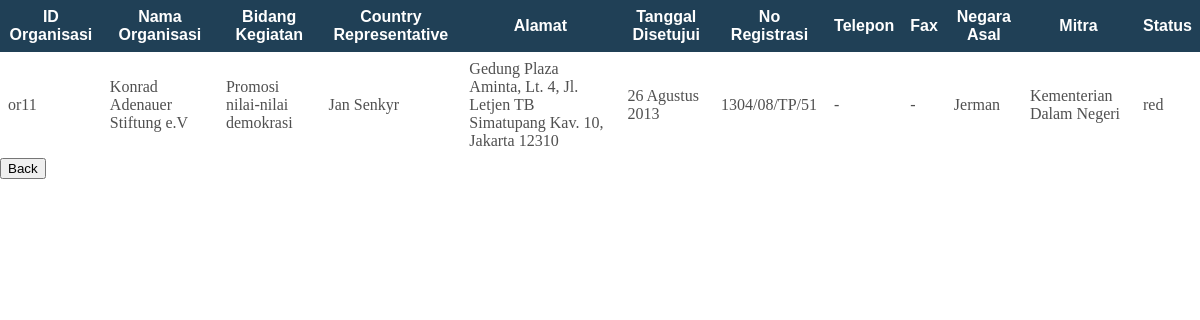
Page /detail.php?detail=or11 on the committed database.
### tables this page shows
CREATE TABLE IF NOT EXISTS `tbl_ormas` (
  `id_ormas` varchar(5) NOT NULL,
  `nama_ormas` varchar(150) NOT NULL,
  `bidang_kegiatan` varchar(200) NOT NULL,
  `country_representative` varchar(50) NOT NULL,
  `alamat` varchar(200) NOT NULL,
  `tgl_disetujui` varchar(15) NOT NULL,
  `no_registrasi` varchar(15) NOT NULL,
  `telepon` varchar(15) NOT NULL,
  `fax` varchar(15) NOT NULL,
  `id_negara` varchar(5) NOT NULL,
  `id_mitra` varchar(5) NOT NULL,
  `id_status` varchar(5) NOT NULL
);

CREATE TABLE IF NOT EXISTS `tbl_negara` (
  `id_negara` varchar(5) NOT NULL,
  `nama_negara` varchar(30) NOT NULL
);

CREATE TABLE IF NOT EXISTS `tbl_kementerian` (
  `id_mitra` varchar(10) NOT NULL,
  `nama_kementerian` varchar(100) NOT NULL,
  `nama_menteri` varchar(100) NOT NULL
);

CREATE TABLE IF NOT EXISTS `tbl_status` (
  `id_status` varchar(5) NOT NULL,
  `nama_status` varchar(10) NOT NULL
);

### detail.php (the view, shortened to what this page needs)
<html>
<head>
	</head>
</html>
<?php
	$id=$_GET["detail"];
	$servername = "localhost";
	$username = "root";
	$password = "";
	$dbname = "db_ngo";
	$conn = new mysqli($servername, $username, $password, $dbname);
	$sql = "select * from tbl_ormas,tbl_kementerian,tbl_negara,tbl_status where id_ormas='$id'
	AND tbl_ormas.id_negara=tbl_negara.id_negara
	AND tbl_ormas.id_mitra=tbl_kementerian.id_mitra
	AND tbl_status.id_status=tbl_ormas.id_status";
	$result = $conn->query($sql);
		if ($result->num_rows > 0)
		{
		echo "<table id='myTable' align='center' margin-top='100'>
		<tr>
			<th>ID Organisasi</th>
			<th>Nama Organisasi</th>
			<th>Bidang Kegiatan</th>
			<th>Country Representative</th>
			<th>Alamat</th>
			<th>Tanggal Disetujui</th>
			<th>No Registrasi</th>
			<th>Telepon</th>
			<th>Fax</th>
			<th>Negara Asal</th>
			<th>Mitra</th>
			<th>Status</th>
		</tr>";
		while($row = $result->fetch_assoc())
		{
			echo "
				<tr>
					<td>".$row["id_ormas"]."</td>
					<td>".$row["nama_ormas"]."</td>
					<td>".$row["bidang_kegiatan"]."</td>
					<td>".$row["country_representative"]."</td>
					<td>".$row["alamat"]."</td>
					<td>".$row["tgl_disetujui"]."</td>
					<td>".$row["no_registrasi"]."</td>
					<td>".$row["telepon"]."</td>
					<td>".$row["fax"]."</td>
					<td>".$row["nama_negara"]."</td>
					<td>".$row["nama_kementerian"]."</td>
					<td>".$row["nama_status"]."</td>
				</tr>
			";
		}
		echo "</table>";
	}
	else
	{
		echo "0 results";
	}
?>
<html>
	<form>
	<input type="button" value="Back" onclick="window.location.href='index5.php'" />
	</form>
</html>

### detail.php (style rules this page uses)
html, body { height: 100%; margin: 0; padding: 0; }
* { box-sizing: border-box; }
table { border-collapse: collapse; font-family: Calibri; }
th, td { text-align: left; padding: 8px; }
tr:nth-child(even) { background-color: rgb(255,255,255); }
tr { background-color: rgb(220,220,220); }
th { background-color: rgb(32,64,86); color: white; font-family: Arial; position: relative; text-align: center; }

### rows in the picture
tbl_ormas: id_ormas "or11", nama_ormas "Konrad Adenauer Stiftung e.V", bidang_kegiatan "Promosi nilai-nilai demokrasi", country_representative "Jan Senkyr", alamat "Gedung Plaza Aminta, Lt. 4, Jl. Letjen TB Simatupang Kav. 10, Jakarta 12310", tgl_disetujui "26 Agustus 2013", no_registrasi "1304/08/TP/51", telepon "-", fax "-", id_negara.nama_negara "Jerman", id_mitra.nama_kementerian "Kementerian Dalam Negeri", id_status.nama_status "red"
